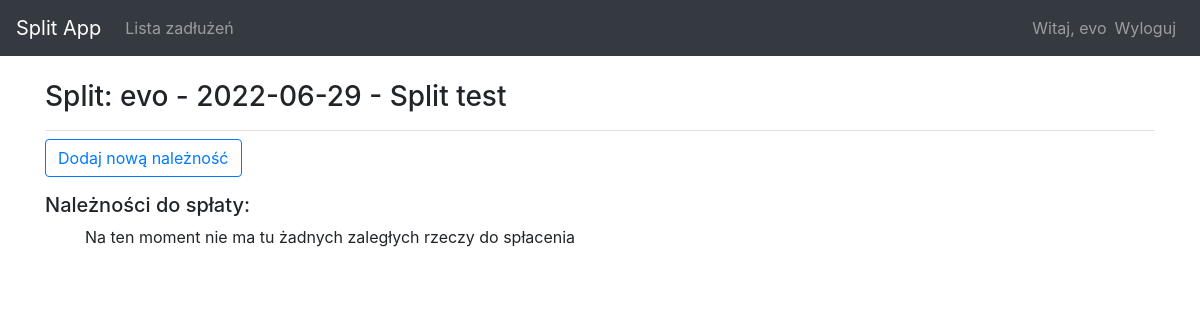
/transactions/17/ (signed in), run on an earlier commit of the app's database.
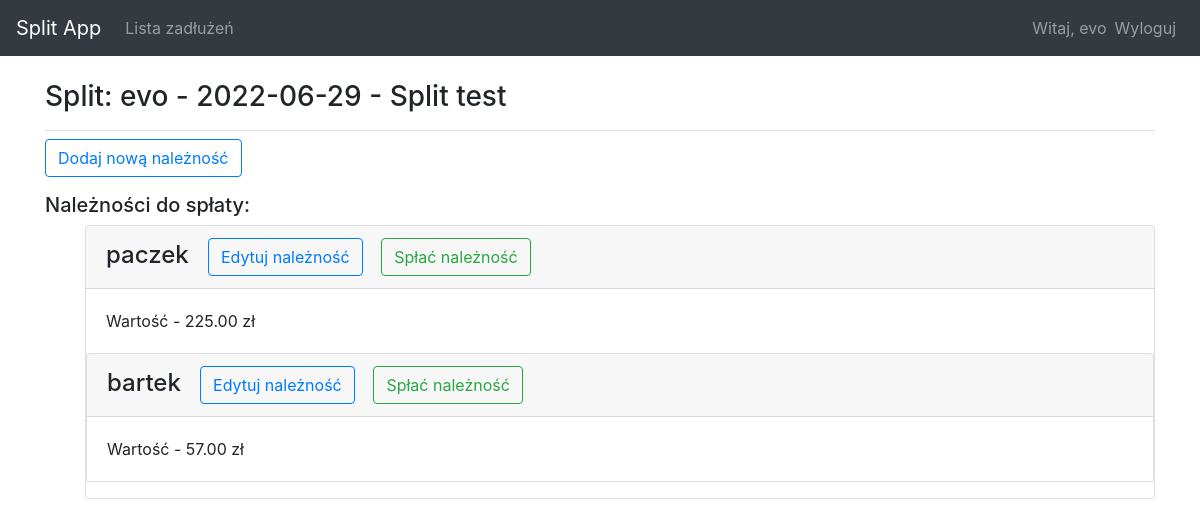
And on a later commit of the database.
### split_app/models.py (models this page shows, shortened)
class Transaction(models.Model):
    owner = models.ForeignKey(User, on_delete=models.CASCADE)
    t_desc = models.TextField(blank=True, null=True)
    t_date = models.DateField()
    t_status = models.CharField(default=c.new, editable=False, max_length=16)
    def __str__(self):
        return f"{self.owner} - {self.t_date} - {self.t_desc}"

class Obligation(models.Model):
    transaction = models.ForeignKey(
        Transaction, related_name="obligation", on_delete=models.CASCADE
    )
    user = models.ForeignKey(User, on_delete=models.CASCADE)
    desc = models.TextField(blank=True, null=True)
    value = models.DecimalField(max_digits=6, decimal_places=2)
    optional_value = models.DecimalField(
        max_digits=6, decimal_places=2, null=True, blank=True
    )
    o_status = models.CharField(default=c.new, choices=c.status, max_length=16)
    payment_date = models.DateField(
        default=django.utils.timezone.now, null=True, blank=True
    )
    @property
    def suma(self):
        if self.optional_value:
            return self.value + self.optional_value
        return self.value

### split_app/views.py (the view)
# urls.py: path("transactions/<int:transaction_id>/", views.transaction, name="transaction"),
@login_required
def transaction(req, transaction_id):
    transaction = Transaction.objects.get(id=transaction_id)
    obligations = Obligation.objects.filter(
        Q(transaction=transaction_id) & Q(o_status="New")
    )
    context = {"transaction": transaction, "obligations": obligations}
    return render(req, "split_app/transaction.html", context)

### split_app/templates/split_app/transaction.html (shortened to what this page needs)
{% extends 'split_app/base.html' %}
{% block page_header %}
    <h3>Split: {{ transaction }}</h3>
{% endblock page_header %}
{% block content %}
    {% load i18n %}
    <p>
    <a href="{% url 'split_app:new_obligation' transaction.id %}" class="btn btn-outline-primary"> Dodaj nową należność </a>
    </p>
<h5 class="display-5">Należności do spłaty:</h5>
<ul>
{% for oblig in obligations %}
    <div class="card mb-3">
        <h4 class="card-header">
        {% language 'pl' %}
            {{ oblig.user }}
        {% endlanguage %}
            <small><a href="{% url 'split_app:edit_obligation' oblig.id %}" class="btn btn-outline-primary">Edytuj należność</a> </small>
            <small><a href="{% url 'split_app:pay_obligation' oblig.id transaction.id %}" class="btn btn-outline-success">Spłać należność</a> </small>
        </h4>
    <div class="card-body">
           Wartość -  {{ oblig.suma }} zł
    </div>
{% empty %}
    <p>Na ten moment nie ma tu żadnych zaległych rzeczy do spłacenia</p>
{% endfor %}
</ul>
{% endblock %}

### split_app/templates/split_app/base.html (shortened to what this page needs)
{% load bootstrap4 %}
<!DOCTYPE html>
<html lang="en">
<head>
    {% bootstrap_css %}
</head>
<body>
    <nav class="navbar navbar-expand-md navbar-dark bg-dark mb-4 border:none">
        <a class="navbar-brand" href="{% url 'split_app:index' %}">Split App</a>
            <div class="collapse navbar-collapse" id="navbarCollapse">
                <ul class="navbar-nav mr-auto">
                    <li class="nav-item">
                        <a class="nav-link" href="{% url 'split_app:Transactions' %}">Lista zadłużeń</a>
                    </li>
                </ul>
                <ul class="navbar-nav ml-auto">
                    {% if user.is_authenticated %}
                        <li class="nav-item">
                            <span class="navbar-text">Witaj, {{ user.username }}</span>
                        </li>
                        <li class="nav-item">
                            <a class="nav-link" href="{% url 'users:logout' %}">Wyloguj</a>
                        </li>
                        {% else %}
                            <li class="nav-item">
                                <a class="nav-link" href="{% url 'users:login' %}">Zaloguj się</a>
                            </li>
                    {% endif %}
                </ul>
            </div>
    </nav>
<main role="main" class="container">
    <div class="pb-2 mb-2 border-bottom">
        {% block page_header %}{% endblock page_header %}
    </div>
    <div>
        {% block content %}{% endblock content %}
    </div>
</main>
</body>
</html>

What changed in the data, as far as the page shows it:
added Obligation: user "paczek", suma "225.00"
added Obligation: user "bartek", suma "57.00"
Also different on the page:
text no longer shown: "Na ten moment nie ma tu żadnych zaległych rzeczy do spłacenia"
